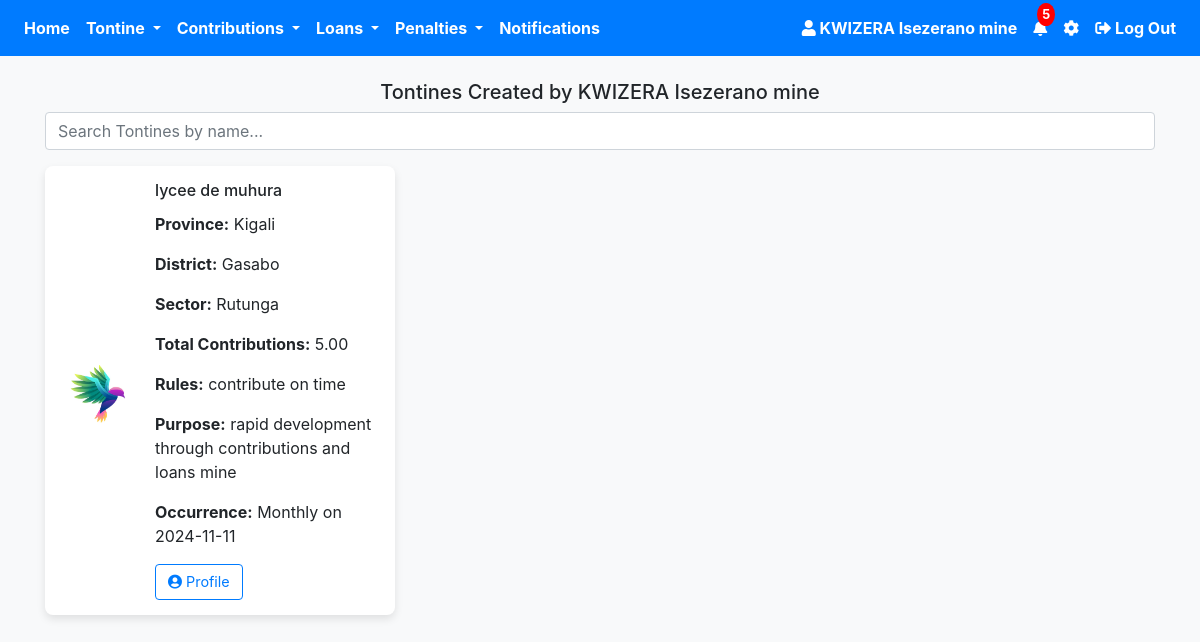
Before: /own_tontine.php (signed in) with the older database file.
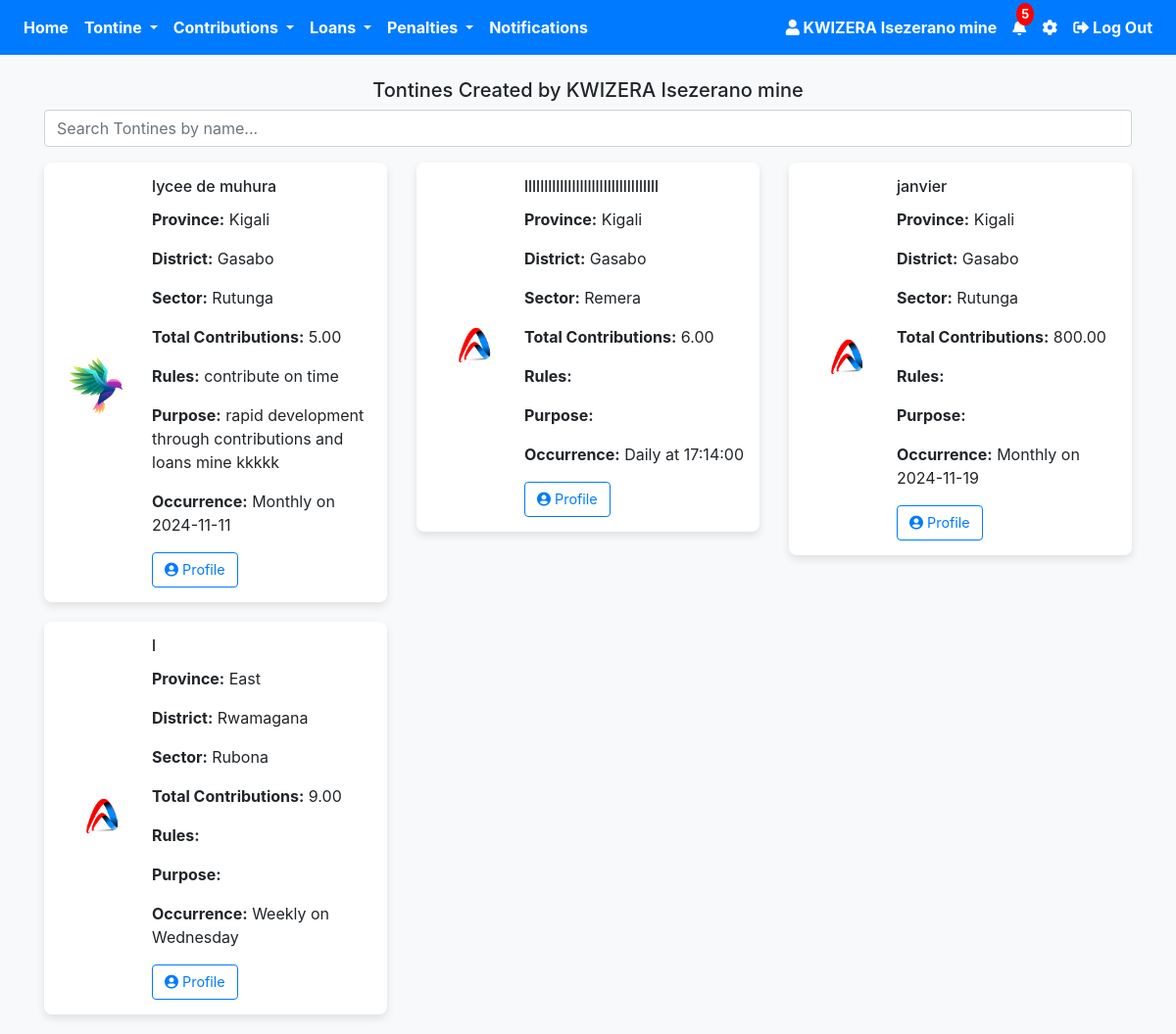
After: the same page with the newer database file.
### tables this page shows
CREATE TABLE `users` (
  `id` int(11) NOT NULL,
  `firstname` varchar(50) NOT NULL,
  `lastname` varchar(50) NOT NULL,
  `phone_number` varchar(15) NOT NULL,
  `idno` varchar(50) NOT NULL,
  `idnotype` varchar(50) NOT NULL,
  `idno_picture` varchar(255) NOT NULL,
  `behalf_name` varchar(30) NOT NULL,
  `behalf_phone_number` varchar(30) NOT NULL,
  `password` varchar(255) NOT NULL,
  `image` varchar(255) NOT NULL,
  `otp` int(11) DEFAULT 0,
  `verified` tinyint(4) NOT NULL DEFAULT 0,
  `otp_used` tinyint(1) NOT NULL DEFAULT 0,
  `otp_login` int(11) NOT NULL DEFAULT 0,
  `otp_forgot` int(11) NOT NULL,
  `otp_behalf` int(11) NOT NULL,
  `otp_behalf_used` tinyint(1) NOT NULL,
  `terms` tinyint(1) DEFAULT 0,
  `created_at` timestamp NOT NULL DEFAULT current_timestamp(),
  `updated_at` timestamp NOT NULL DEFAULT current_timestamp() ON UPDATE current_timestamp(),
  `role` enum('User','Sector','Court') DEFAULT 'User'
);

CREATE TABLE `tontine` (
  `id` int(11) NOT NULL,
  `tontine_name` varchar(255) NOT NULL,
  `logo` varchar(255) DEFAULT NULL,
  `join_date` date NOT NULL,
  `province` varchar(100) NOT NULL,
  `district` varchar(100) NOT NULL,
  `sector` varchar(100) NOT NULL,
  `total_contributions` decimal(10,2) NOT NULL,
  `occurrence` enum('Daily','Weekly','Monthly') NOT NULL,
  `time` time DEFAULT NULL,
  `day` enum('Monday','Tuesday','Wednesday','Thursday','Friday','Saturday','Sunday') DEFAULT NULL,
  `date` date DEFAULT NULL,
  `created_at` timestamp NOT NULL DEFAULT current_timestamp(),
  `user_id` int(11) DEFAULT NULL,
  `role` varchar(30) NOT NULL,
  `purpose` varchar(255) NOT NULL,
  `rules` varchar(255) NOT NULL,
  `status` enum('Not Justified','Justification Request sent','Justified','Rejected') DEFAULT 'Not Justified',
  `reason` varchar(255) NOT NULL,
  `interest` decimal(10,2) NOT NULL DEFAULT 0.00,
  `payment_frequency` enum('Monthly','Weekly') NOT NULL,
  `frequent_payment_date` date DEFAULT NULL,
  `frequent_payment_day` enum('Monday','Tuesday','Wednesday','Thursday','Friday','Saturday','Sunday') DEFAULT NULL,
  `late_contribution_penalty` int(50) NOT NULL
);

### own_tontine.php (the view, shortened to what this page needs)
<?php
require 'config.php';
$total_notifications = 5;
$user_id = $_SESSION['user_id'];
$stmt = $pdo->prepare("SELECT firstname, lastname FROM users WHERE id = :id");
$stmt->bindParam(':id', $user_id);
$stmt->execute();
$user = $stmt->fetch(PDO::FETCH_ASSOC);
$user_name = htmlspecialchars($user['firstname'] . ' ' . $user['lastname']);
$tontineStmt = $pdo->prepare("SELECT id, tontine_name, logo, join_date, province, district, sector, total_contributions, occurrence, time, day, date, rules, purpose FROM tontine WHERE user_id = :user_id");
$tontineStmt->execute(['user_id' => $user_id]);
$tontines = $tontineStmt->fetchAll(PDO::FETCH_ASSOC);
?>
<!DOCTYPE html>
<html lang="en">
<head>
    <link rel="stylesheet" href="https://stackpath.bootstrapcdn.com/bootstrap/4.5.2/css/bootstrap.min.css">
    <link rel="stylesheet" href="https://cdnjs.cloudflare.com/ajax/libs/font-awesome/5.15.4/css/all.min.css">
</head>
<body>
 <nav class="navbar navbar-expand-lg navbar-dark bg-primary">
    <div class="collapse navbar-collapse" id="navbarNav">
        <ul class="navbar-nav mr-auto">
            <li class="nav-item">
                <a class="nav-link font-weight-bold text-white" href="user_profile.php">Home</a>
            </li>
            <li class="nav-item dropdown">
                <a class="nav-link dropdown-toggle font-weight-bold text-white" href="#" id="paymentsDropdown" role="button" data-toggle="dropdown" aria-haspopup="true" aria-expanded="false">
                    Tontine
                </a>
            </li>
            <li class="nav-item dropdown">
                <a class="nav-link dropdown-toggle font-weight-bold text-white" href="#" id="contributionsDropdown" role="button" data-toggle="dropdown" aria-haspopup="true" aria-expanded="false">
                    Contributions
                </a>
            </li>
            <li class="nav-item dropdown">
                <a class="nav-link dropdown-toggle font-weight-bold text-white" href="#" id="loansDropdown" role="button" data-toggle="dropdown" aria-haspopup="true" aria-expanded="false">
                    Loans
                </a>
            </li>
            <li class="nav-item dropdown">
                <a class="nav-link dropdown-toggle font-weight-bold text-white" href="#" id="penaltiesDropdown" role="button" data-toggle="dropdown" aria-haspopup="true" aria-expanded="false">
                    Penalties
                </a>
            </li>
            <li class="nav-item">
                <a class="nav-link font-weight-bold text-white" href="#">Notifications</a>
            </li>
        </ul>
        <ul class="navbar-nav ml-auto">
            <li class="nav-item">
                <a class="nav-link font-weight-bold text-white" href="#">
                    <i class="fas fa-user"></i>
                    <?php echo htmlspecialchars($user_name); ?>
                </a>
            </li>
            <li class="nav-item">
                <a class="nav-link position-relative font-weight-bold text-white" href="#">
                    <i class="fas fa-bell"></i>
                    <span class="notification-badge"><?php echo $total_notifications; ?></span>
                </a>
            </li>
            <li class="nav-item">
                <a class="nav-link font-weight-bold text-white" href="setting.php">
                    <i class="fas fa-cog"></i>
                </a>
            </li>
            <li class="nav-item">
                <a class="nav-link font-weight-bold text-white" href="#" onclick="confirmLogout()">
                    <i class="fas fa-sign-out-alt"></i> Log Out
                </a>
            </li>
        </ul>
    </div>
</nav>
<div class="container">
    <h5 class="text-center mt-4">Tontines Created by <?php echo htmlspecialchars($user_name); ?></h5>
    <div class="form-group">
        <input type="text" id="search" class="form-control" placeholder="Search Tontines by name..." onkeyup="searchTontines()">
    </div>
    <div class="row" id="tontine-list">
        <?php foreach ($tontines as $tontine): ?>
            <div class="col-md-4 tontine-item">
                <div class="tontine-card">
                    <img src="<?php echo htmlspecialchars($tontine['logo']); ?>" alt="Tontine Logo" class="tontine-logo">
                    <div class="card-content">
                        <h6 class="card-title"><?php echo htmlspecialchars($tontine['tontine_name']); ?></h6>
                        <p><strong>Province:</strong> <?php echo htmlspecialchars($tontine['province']); ?></p>
                        <p><strong>District:</strong> <?php echo htmlspecialchars($tontine['district']); ?></p>
                        <p><strong>Sector:</strong> <?php echo htmlspecialchars($tontine['sector']); ?></p>
                        <p><strong>Total Contributions:</strong> <?php echo htmlspecialchars($tontine['total_contributions']); ?></p>
                        <p><strong>Rules:</strong> <?php echo htmlspecialchars($tontine['rules']); ?></p>
                        <p><strong>Purpose:</strong> <?php echo htmlspecialchars($tontine['purpose']); ?></p>
                        <?php
                        if ($tontine['occurrence'] == 'Daily') {
                            echo "<p><strong>Occurrence:</strong> Daily at " . htmlspecialchars($tontine['time']) . "</p>";
                        } elseif ($tontine['occurrence'] == 'Weekly') {
                            echo "<p><strong>Occurrence:</strong> Weekly on " . htmlspecialchars($tontine['day']) . "</p>";
                        } elseif ($tontine['occurrence'] == 'Monthly') {
                            echo "<p><strong>Occurrence:</strong> Monthly on " . htmlspecialchars($tontine['date']) . "</p>";
                        }
                        ?>
<div class="card-buttons d-flex justify-content-start">
    <button class="btn btn-outline-primary btn-custom" onclick="window.location.href='tontine_profile.php?id=<?php echo $tontine['id']; ?>'">
        <i class="fas fa-user-circle"></i>  Profile
    </button>
</div>
                    </div>
                </div>
            </div>
        <?php endforeach; ?>
    </div>
</div>
</body>
</html>

### own_tontine.php (style rules this page uses)
.notification-badge { position: absolute; top: -5px; right: -0px; background-color: red; color: white; border-radius: 50%; padding: 2px 5px; font-size: 0.80rem; }
body { background-color: #f8f9fa; }
.tontine-card { display: flex; align-items: center; padding: 15px; background-color: #fff; border-radius: 8px; box-shadow: 0px 4px 8px rgba(0, 0, 0, 0.1); margin-bottom: 20px; }
.tontine-logo { width: 80px; height: 80px; object-fit: cover; border-radius: 50%; margin-right: 15px; }
.card-content { flex: 1; }
.card-buttons { margin-top: 10px; }
.btn-custom { font-size: 0.9rem; margin-right: 5px; }

Changed rows visible on the page:
changed tontine "lycee de muhura": purpose "rapid development through contributions and loans mine" → "rapid development through contributions and loans mine kkkkk"
added tontine: logo (picture), tontine_name "llllllllllllllllllllllllllllllllll", province "Kigali", district "Gasabo", sector "Remera", total_contributions "6.00", time "17:14:00"
added tontine: logo (picture), tontine_name "janvier", province "Kigali", district "Gasabo", sector "Rutunga", total_contributions "800.00", date "2024-11-19"
added tontine: logo (picture), tontine_name "l", province "East", district "Rwamagana", sector "Rubona", total_contributions "9.00", day "Wednesday"
